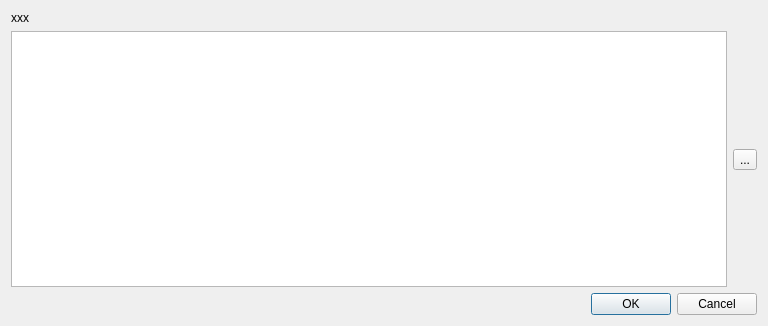
<?xml version="1.0" encoding="UTF-8"?>
<ui version="4.0">
 <class>KTransactionSelectDlg</class>
 <widget class="QDialog" name="KTransactionSelectDlg">
  <property name="geometry">
   <rect>
    <x>0</x>
    <y>0</y>
    <width>768</width>
    <height>326</height>
   </rect>
  </property>
  <property name="windowTitle">
   <string>Select Transaction</string>
  </property>
  <layout class="QVBoxLayout" name="verticalLayout_2">
   <item>
    <widget class="QLabel" name="label">
     <property name="text">
      <string notr="true">xxx</string>
     </property>
     <property name="wordWrap">
      <bool>true</bool>
     </property>
    </widget>
   </item>
   <item>
    <layout class="QHBoxLayout" name="horizontalLayout">
     <item>
      <widget class="LedgerView" name="m_ledgerView"/>
     </item>
     <item>
      <layout class="QVBoxLayout" name="verticalLayout">
       <item>
        <spacer name="vs2">
         <property name="orientation">
          <enum>Qt::Vertical</enum>
         </property>
         <property name="sizeHint" stdset="0">
          <size>
           <width>20</width>
           <height>40</height>
          </size>
         </property>
        </spacer>
       </item>
       <item>
        <widget class="QToolButton" name="switchButton">
         <property name="text">
          <string>...</string>
         </property>
        </widget>
       </item>
       <item>
        <spacer name="vs1">
         <property name="orientation">
          <enum>Qt::Vertical</enum>
         </property>
         <property name="sizeHint" stdset="0">
          <size>
           <width>20</width>
           <height>40</height>
          </size>
         </property>
        </spacer>
       </item>
      </layout>
     </item>
    </layout>
   </item>
   <item>
    <widget class="QDialogButtonBox" name="buttonBox">
     <property name="orientation">
      <enum>Qt::Horizontal</enum>
     </property>
     <property name="standardButtons">
      <set>QDialogButtonBox::Cancel|QDialogButtonBox::Ok</set>
     </property>
    </widget>
   </item>
  </layout>
 </widget>
 <customwidgets>
  <customwidget>
   <class>LedgerView</class>
   <extends>QTableView</extends>
   <header>ledgerview.h</header>
  </customwidget>
 </customwidgets>
 <resources/>
 <connections>
  <connection>
   <sender>buttonBox</sender>
   <signal>accepted()</signal>
   <receiver>KTransactionSelectDlg</receiver>
   <slot>accept()</slot>
   <hints>
    <hint type="sourcelabel">
     <x>199</x>
     <y>303</y>
    </hint>
    <hint type="destinationlabel">
     <x>217</x>
     <y>-16</y>
    </hint>
   </hints>
  </connection>
  <connection>
   <sender>buttonBox</sender>
   <signal>rejected()</signal>
   <receiver>KTransactionSelectDlg</receiver>
   <slot>reject()</slot>
   <hints>
    <hint type="sourcelabel">
     <x>401</x>
     <y>298</y>
    </hint>
    <hint type="destinationlabel">
     <x>276</x>
     <y>-3</y>
    </hint>
   </hints>
  </connection>
 </connections>
</ui>
